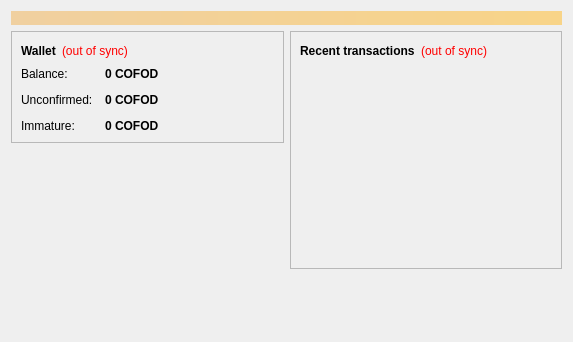
<?xml version="1.0" encoding="UTF-8"?>
<ui version="4.0">
 <class>OverviewPage</class>
 <widget class="QWidget" name="OverviewPage">
  <property name="geometry">
   <rect>
    <x>0</x>
    <y>0</y>
    <width>573</width>
    <height>342</height>
   </rect>
  </property>
  <property name="windowTitle">
   <string>Form</string>
  </property>
  <layout class="QVBoxLayout" name="topLayout">
   <item>
    <widget class="QLabel" name="labelAlerts">
     <property name="visible">
      <bool>false</bool>
     </property>
     <property name="styleSheet">
      <string notr="true">background-color: qlineargradient(x1: 0, y1: 0, x2: 1, y2: 0, stop:0 #F0D0A0, stop:1 #F8D488); color:#000000;</string>
     </property>
     <property name="wordWrap">
      <bool>true</bool>
     </property>
     <property name="margin">
      <number>3</number>
     </property>
    </widget>
   </item>
   <item>
    <layout class="QHBoxLayout" name="horizontalLayout" stretch="1,1">
     <item>
      <layout class="QVBoxLayout" name="verticalLayout_2">
       <item>
        <widget class="QFrame" name="frame">
         <property name="frameShape">
          <enum>QFrame::StyledPanel</enum>
         </property>
         <property name="frameShadow">
          <enum>QFrame::Raised</enum>
         </property>
         <layout class="QVBoxLayout" name="verticalLayout_4">
          <item>
           <layout class="QHBoxLayout" name="horizontalLayout_4">
            <item>
             <widget class="QLabel" name="label_5">
              <property name="font">
               <font>
                <weight>75</weight>
                <bold>true</bold>
               </font>
              </property>
              <property name="text">
               <string>Wallet</string>
              </property>
             </widget>
            </item>
            <item>
             <widget class="QLabel" name="labelWalletStatus">
              <property name="toolTip">
               <string>The displayed information may be out of date. Your wallet automatically synchronizes with the Coinfordonation network after a connection is established, but this process has not completed yet.</string>
              </property>
              <property name="styleSheet">
               <string notr="true">QLabel { color: red; }</string>
              </property>
              <property name="text">
               <string notr="true">(out of sync)</string>
              </property>
              <property name="alignment">
               <set>Qt::AlignLeading|Qt::AlignLeft|Qt::AlignVCenter</set>
              </property>
             </widget>
            </item>
            <item>
             <spacer name="horizontalSpacer_2">
              <property name="orientation">
               <enum>Qt::Horizontal</enum>
              </property>
              <property name="sizeHint" stdset="0">
               <size>
                <width>40</width>
                <height>20</height>
               </size>
              </property>
             </spacer>
            </item>
           </layout>
          </item>
          <item>
           <layout class="QFormLayout" name="formLayout_2">
            <property name="fieldGrowthPolicy">
             <enum>QFormLayout::AllNonFixedFieldsGrow</enum>
            </property>
            <property name="horizontalSpacing">
             <number>12</number>
            </property>
            <property name="verticalSpacing">
             <number>12</number>
            </property>
            <item row="0" column="0">
             <widget class="QLabel" name="label">
              <property name="text">
               <string>Balance:</string>
              </property>
             </widget>
            </item>
            <item row="0" column="1">
             <widget class="QLabel" name="labelBalance">
              <property name="font">
               <font>
                <weight>75</weight>
                <bold>true</bold>
               </font>
              </property>
              <property name="cursor">
               <cursorShape>IBeamCursor</cursorShape>
              </property>
              <property name="toolTip">
               <string>Your current balance</string>
              </property>
              <property name="text">
               <string notr="true">0 COFOD</string>
              </property>
              <property name="textInteractionFlags">
               <set>Qt::LinksAccessibleByMouse|Qt::TextSelectableByKeyboard|Qt::TextSelectableByMouse</set>
              </property>
             </widget>
            </item>
            <item row="1" column="0">
             <widget class="QLabel" name="label_3">
              <property name="text">
               <string>Unconfirmed:</string>
              </property>
             </widget>
            </item>
            <item row="1" column="1">
             <widget class="QLabel" name="labelUnconfirmed">
              <property name="font">
               <font>
                <weight>75</weight>
                <bold>true</bold>
               </font>
              </property>
              <property name="cursor">
               <cursorShape>IBeamCursor</cursorShape>
              </property>
              <property name="toolTip">
               <string>Total of transactions that have yet to be confirmed, and do not yet count toward the current balance</string>
              </property>
              <property name="text">
               <string notr="true">0 COFOD</string>
              </property>
              <property name="textInteractionFlags">
               <set>Qt::LinksAccessibleByMouse|Qt::TextSelectableByKeyboard|Qt::TextSelectableByMouse</set>
              </property>
             </widget>
            </item>
            <item row="2" column="0">
             <widget class="QLabel" name="labelImmatureText">
              <property name="text">
               <string>Immature:</string>
              </property>
             </widget>
            </item>
            <item row="2" column="1">
             <widget class="QLabel" name="labelImmature">
              <property name="font">
               <font>
                <weight>75</weight>
                <bold>true</bold>
               </font>
              </property>
              <property name="toolTip">
               <string>Mined balance that has not yet matured</string>
              </property>
              <property name="text">
               <string notr="true">0 COFOD</string>
              </property>
              <property name="textInteractionFlags">
               <set>Qt::LinksAccessibleByMouse|Qt::TextSelectableByKeyboard|Qt::TextSelectableByMouse</set>
              </property>
             </widget>
            </item>
           </layout>
          </item>
         </layout>
        </widget>
       </item>
       <item>
        <spacer name="verticalSpacer">
         <property name="orientation">
          <enum>Qt::Vertical</enum>
         </property>
         <property name="sizeHint" stdset="0">
          <size>
           <width>20</width>
           <height>40</height>
          </size>
         </property>
        </spacer>
       </item>
      </layout>
     </item>
     <item>
      <layout class="QVBoxLayout" name="verticalLayout_3">
       <item>
        <widget class="QFrame" name="frame_2">
         <property name="frameShape">
          <enum>QFrame::StyledPanel</enum>
         </property>
         <property name="frameShadow">
          <enum>QFrame::Raised</enum>
         </property>
         <layout class="QVBoxLayout" name="verticalLayout">
          <item>
           <layout class="QHBoxLayout" name="horizontalLayout_2">
            <item>
             <widget class="QLabel" name="label_4">
              <property name="text">
               <string>&lt;b&gt;Recent transactions&lt;/b&gt;</string>
              </property>
             </widget>
            </item>
            <item>
             <widget class="QLabel" name="labelTransactionsStatus">
              <property name="toolTip">
               <string>The displayed information may be out of date. Your wallet automatically synchronizes with the Coinfordonation network after a connection is established, but this process has not completed yet.</string>
              </property>
              <property name="styleSheet">
               <string notr="true">QLabel { color: red; }</string>
              </property>
              <property name="text">
               <string notr="true">(out of sync)</string>
              </property>
              <property name="alignment">
               <set>Qt::AlignRight|Qt::AlignTrailing|Qt::AlignVCenter</set>
              </property>
             </widget>
            </item>
            <item>
             <spacer name="horizontalSpacer">
              <property name="orientation">
               <enum>Qt::Horizontal</enum>
              </property>
              <property name="sizeHint" stdset="0">
               <size>
                <width>40</width>
                <height>20</height>
               </size>
              </property>
             </spacer>
            </item>
           </layout>
          </item>
          <item>
           <widget class="QListView" name="listTransactions">
            <property name="styleSheet">
             <string notr="true">QListView { background: transparent; }</string>
            </property>
            <property name="frameShape">
             <enum>QFrame::NoFrame</enum>
            </property>
            <property name="verticalScrollBarPolicy">
             <enum>Qt::ScrollBarAlwaysOff</enum>
            </property>
            <property name="horizontalScrollBarPolicy">
             <enum>Qt::ScrollBarAlwaysOff</enum>
            </property>
            <property name="selectionMode">
             <enum>QAbstractItemView::NoSelection</enum>
            </property>
           </widget>
          </item>
         </layout>
        </widget>
       </item>
       <item>
        <spacer name="verticalSpacer_2">
         <property name="orientation">
          <enum>Qt::Vertical</enum>
         </property>
         <property name="sizeHint" stdset="0">
          <size>
           <width>20</width>
           <height>40</height>
          </size>
         </property>
        </spacer>
       </item>
      </layout>
     </item>
    </layout>
   </item>
  </layout>
 </widget>
 <resources/>
 <connections/>
</ui>
